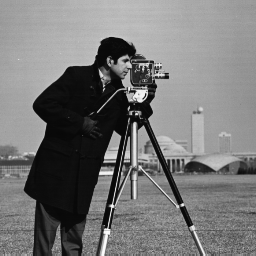
%> input picture demutti_dicenzi_lab3/cameraman.tif, 256 x 256 px
$ octave ex_hough.m   (GNU Octave 9; MATLAB toolbox functions it lacks are replaced by stand-ins)
%> lines starting %> are read from the running program, lines starting %| are printed output that depends on the picture; in (x1, y1, x2, y2) boxes, pixels count from 0 and x2, y2 are one past the last pixel; in counts of white or black regions, pixels touching at a corner belong together; the program's own positions count from 1
### demutti_dicenzi_lab4/deg2rad.m
function r=deg2rad(d)
%Converting from degrees to radians

r=pi*(d/180);

### demutti_dicenzi_lab3/ex_hough.m
%%%Standard Hough Transform (SHT)

im=imread('cameraman.tif');
%> im is the input picture: size 256x256 uint8; min 7, max 253, mean 118.7
%im=imread('left_#290gray.bmp');
%im=im';
figure,imshow(im)
I=double(im);
[rr,cc]=size(I);
%> rr = 256; cc = 256

%%%Edge detection
BW = edge(I,'sobel');
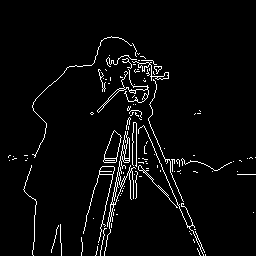
%> BW: size 256x256 logical; 3.8% white in thin lines or dots, all inside (x1, y1, x2, y2) = (8, 36, 256, 256)
figure,imshow(BW)

%%%Hough transform
[H,T,R] = hough(BW);%H:   the Hough transform matrix;
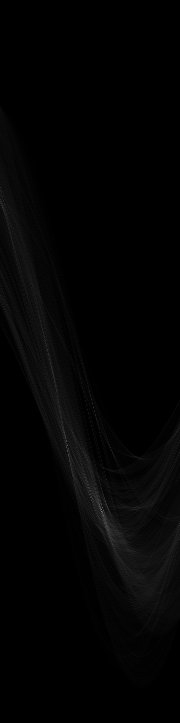
%> H: size 723x180 double; min 0, max 119, mean 3.5
%> T = 180 values from -90 to 89; R = 723 values from -361 to 361
                    %T,R: the values over which the Hough transform matrix
                    %was generated
figure,imagesc(H),colormap pink
%> after `colormap pink`:
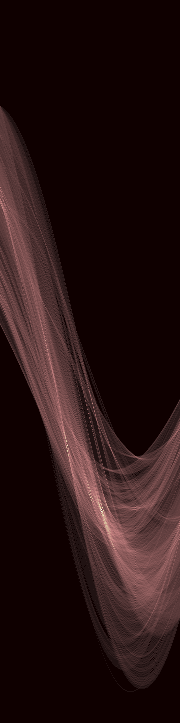
%> displayed picture: size 723x180x3, on the screen's scale of 0 to 255; mean R, G, B 38.8, 18.4, 18.4

%%%Identify peaks in Hough transform
P  = houghpeaks(H,5);%5 is  the maximum number of peaks to identify
%> P = [510 102; 446 68; 498 91; 520 105; 503 99]
                     %P  row and column coordinates of the peaks
%H
figure,imshow(H,[],'XData',T,'YData',R,'InitialMagnification','fit');
colormap pink
xlabel('\theta'), ylabel('\rho');
axis on, axis normal, hold on;
%peaks
x = T(P(:,2)); y = R(P(:,1));
%> after `x = T(P(:,2))`: x = [11 -23 0 14 8]
%> after `y = R(P(:,1))`: y = [148 84 136 158 141]
plot(x,y,'s','color','yellow');
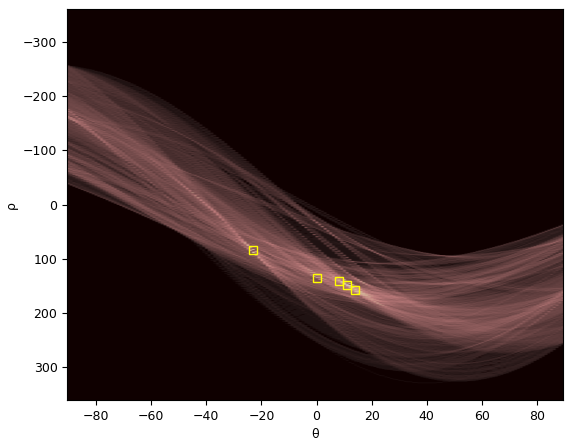
%> figure redrawn from the program's plot data

%%%Compute straight lines and plot them
figure, imshow(BW), hold on
for k=1:length(P)
    if T(P(k,2))>-45 && T(P(k,2))<45
        x1=R(P(k,1))/cos(deg2rad(T(P(k,2)))) - 1*tan(deg2rad(T(P(k,2))));
        x2=R(P(k,1))/cos(deg2rad(T(P(k,2)))) - cc*tan(deg2rad(T(P(k,2))));
        plot([x1,x2],[1 cc],'LineWidth',2,'Color','yellow');
    else
        y1=R(P(k,1))/sin(deg2rad(T(P(k,2)))) - 1/tan(deg2rad(T(P(k,2))));
        y2=R(P(k,1))/sin(deg2rad(T(P(k,2)))) - rr/tan(deg2rad(T(P(k,2))));
        plot([1,rr],[y1 y2],'LineWidth',2,'Color','red');
    end
end
%> this loop made 5 passes
%> (x1, x2) on passes 1 to 5: (150.6, 101), (91.68, 199.9), (136, 136), (162.6, 99.01), (142.2, 106.4)
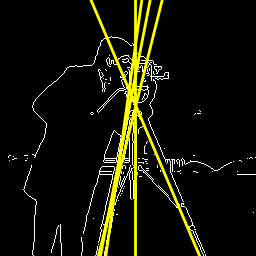
%> figure redrawn from the program's plot data

%%%Find line segments and plot them
lines = houghlines(BW,T,R,P,'FillGap',10,'MinLength',30);
%> lines = 6 lines; point1 to point2 (x, y): (147, 131) to (201, 256), (137, 87) to (137, 198), (101, 251) to (121, 171), (121, 157) to (135, 87), (107, 229) to (119, 172), (125, 78) to (142, 118)
%> (the run ends here)
